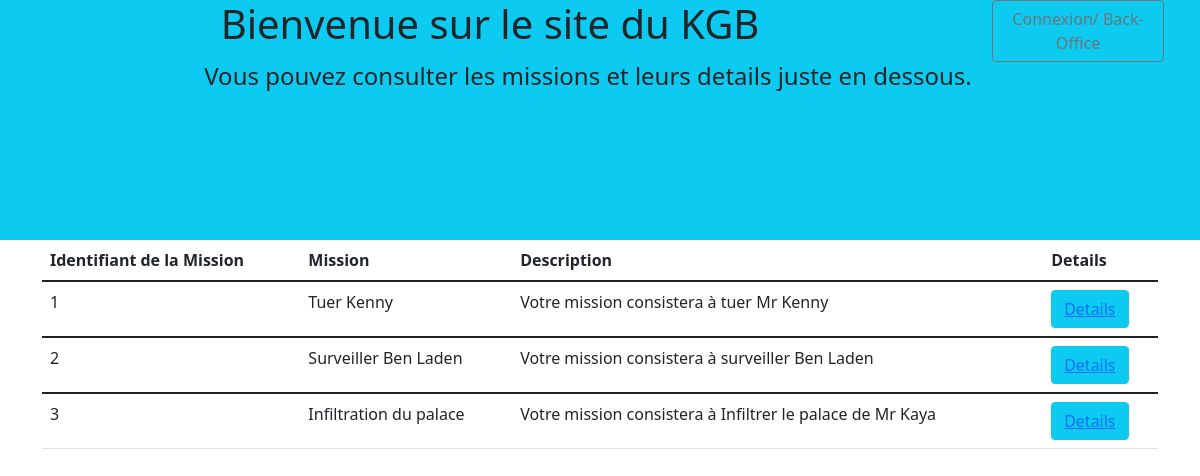
The page / on the database its author committed.
### tables this page shows
CREATE TABLE `mission` (
  `ID` int(11) NOT NULL,
  `TITRE_M` varchar(36) NOT NULL,
  `DESCRIPTION_M` varchar(255) NOT NULL,
  `NOMCODE_M` varchar(36) NOT NULL,
  `PAYS_M` varchar(36) NOT NULL,
  `TYPE_M` varchar(36) NOT NULL,
  `STATUT_M` varchar(36) NOT NULL,
  `DATEDEBUT_M` date NOT NULL,
  `DATEFIN_M` date DEFAULT NULL,
  `SPECIALITE_M` varchar(36) NOT NULL
);

### Controlleur/AccueilController.php (called while the page is built, shortened)
<?php
require_once('Modèle/ManageAccueil.php');
class AccueilController
{
    private $MissionManager;
    public function __construct()
    {
        $this->MissionManager = new ManageAccueil();
        $this->MissionManager->chargementMissionAccueil();
    }
    public function afficherAccueil()
    {
        $mission = $this->MissionManager->getMission();
        require_once('Vue/accueil.php');
    }
}

### Modèle/ManageAccueil.php (called while the page is built, shortened)
<?php
require_once('Mission.php');
class ManageAccueil extends AccesBdd
{
    private $mission;
    public function getMission()
    {
        return $this->mission;
    }
    public function setMission(Mission $mission)
    {
        $this->mission[] = $mission;
    }
    public function chargementMissionAccueil()
    {
        $pdo = $this->getBdd();
        $req = $pdo->prepare('SELECT id, titre_m, description_m, nomcode_m, pays_m, type_m, statut_m, datedebut_m, datefin_m, specialite_m FROM Mission');
        $req->execute();
        $mesmissions = $req->fetchAll(PDO::FETCH_ASSOC);
    }
}

### Modèle/Mission.php (called while the page is built, shortened)
<?php
class Mission
{
    private ?int $id;
    private ?string $titre;
    private ?string $description;
    public function __construct(?string $titre, ?string $description, ?string $nomcode, ?string $pays, ?string $type, ?string $statut, ?string $specialite, $datedebut, $datefin)
    {
        $this->titre = $titre;
        $this->description = $description;
    }
    public function getId()
    {
        return $this->id;
    }
    public function setId($id)
    {
        $this->id = $id;
    }
    public function getTitre()
    {
        return $this->titre;
    }
    public function getDescription()
    {
        return $this->description;
    }
}

### Vue/accueil.php (the view, shortened to what this page needs)
<div class="container-fluid violet">
    <div class="row w-100">
        <div class="col-md-10">
            <h1 class="text-center">Bienvenue sur le site du KGB</h1>
        </div>
        <div class="col-md-2"><a href="<?= URL ?>connexion"><button type="button" class="btn btn-outline-secondary">Connexion/ Back-Office</button></a></div>
    </div>
    <div class="row w-100">
        <h4 class="text-center">
            Vous pouvez consulter les missions et leurs details juste en dessous.
        </h4>
    </div>
</div>
<div class="container">
    <table class="table">
        <thead>
            <tr>
                <th>
                    Identifiant de la Mission
                </th>
                <th>
                    Mission
                </th>
                <th>
                    Description
                </th>
                <th>
                    Details
                </th>
            </tr>
        </thead>
        <?php
        for ($i = 0; $i < count($mission); $i++) :
        ?><tbody>
                <tr>
                    <td>
                        <?= $mission[$i]->getId(); ?>
                    </td>
                    <td>
                        <?= $mission[$i]->getTitre(); ?>
                    </td>
                    <td>
                        <?= $mission[$i]->getDescription(); ?>
                    </td>
                    <td>
                        <button class="btn btn-info">
                            <a href="<?= URL ?>detail/<?= $mission[$i]->getId(); ?>">Details</a>
                        </button>
                    </td>
                </tr>
            </tbody>
        <?php endfor;
        ?>
    </table>
</div>
<?php
require('base.php');
?>

### index.css (style rules this page uses)
.violet { background-color:#0dcaf0; height : 30vh; }

### rows shown on the page
mission: ID "1", TITRE_M "Tuer Kenny", DESCRIPTION_M "Votre mission consistera à tuer Mr Kenny"
mission: ID "2", TITRE_M "Surveiller Ben Laden", DESCRIPTION_M "Votre mission consistera à surveiller Ben Laden"
mission: ID "3", TITRE_M "Infiltration du palace", DESCRIPTION_M "Votre mission consistera à Infiltrer le palace de Mr Kaya"
